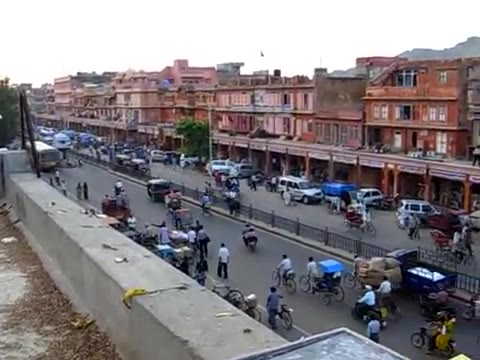
#> input picture cs445/hw5-video/images/input/frames/f0056.jpg, 480 x 360 px; its folder holds only this picture in this run
$ jupyter execute --allow-errors Project_5.ipynb   (shell and % lines are left out)
#> lines starting #> are read from the running program, lines starting #| are printed output that depends on the picture
# Programming Project #5: Video Stitching and Processing

## CS445: Computational Photography - Spring 2020

### Part I: Stitch two key frames

#### This involves:
1. compute homography H between two frames;
2. project each frame onto the same surface;
3. blend the surfaces.

Check that your homography is correct by plotting four points that form a square in frame 270 and their projections in each image, like this:
<p>


</p>

[cell 1]
import cv2
import numpy as np
from numpy.linalg import svd, inv
import utils
from matplotlib import pyplot as plt

[cell 2]
# images location
im1 = './images/input/frames/f0270.jpg'
im2 = './images/input/frames/f0450.jpg'

# Load an color image in grayscale
im1 = cv2.imread(im1)
im2 = cv2.imread(im2)

#> (the rest of this cell did not finish here and is left out)

[cell 3]
def auto_homography(Ia,Ib, homography_func=None,normalization_func=None):
    '''
    Computes a homography that maps points from Ia to Ib

    Input: Ia and Ib are images
    Output: H is the homography

    '''
    if Ia.dtype == 'float32' and Ib.dtype == 'float32':
        Ia = (Ia*255).astype(np.uint8)
        Ib = (Ib*255).astype(np.uint8)

    Ia_gray = cv2.cvtColor(Ia,cv2.COLOR_BGR2GRAY)
    Ib_gray = cv2.cvtColor(Ib,cv2.COLOR_BGR2GRAY)

    # Initiate SIFT detector
    sift = cv2.xfeatures2d.SIFT_create()

    # find the keypoints and descriptors with SIFT
    kp_a, des_a = sift.detectAndCompute(Ia_gray,None)
    kp_b, des_b = sift.detectAndCompute(Ib_gray,None)

    # BFMatcher with default params
    bf = cv2.BFMatcher()
    matches = bf.knnMatch(des_a,des_b, k=2)

    # Apply ratio test
    good = []
    for m,n in matches:
        if m.distance < 0.75*n.distance:
            good.append(m)

    numMatches = int(len(good))

    matches = good

    # Xa and Xb are 3xN matrices that contain homogeneous coordinates for the N
    # matching points for each image
    Xa = np.ones((3,numMatches))
    Xb = np.ones((3,numMatches))

    for idx, match_i in enumerate(matches):
        Xa[:,idx][0:2] = kp_a[match_i.queryIdx].pt
        Xb[:,idx][0:2] = kp_b[match_i.trainIdx].pt

    ## RANSAC
    niter = 1000
    best_score = 0

    for t in range(niter):
        # estimate homography
        subset = np.random.choice(numMatches, 4, replace=False)
        pts1 = Xa[:,subset]
        pts2 = Xb[:,subset]

        H_t = homography_func(pts1, pts2, normalization_func) # edit helper code below (computeHomography)

        # score homography
        Xb_ = np.dot(H_t, Xa) # project points from first image to second using H
        du = Xb_[0,:]/Xb_[2,:] - Xb[0,:]/Xb[2,:]
        dv = Xb_[1,:]/Xb_[2,:] - Xb[1,:]/Xb[2,:]

        ok_t = np.sqrt(du**2 + dv**2) < 1  # you may need to play with this threshold
        score_t = sum(ok_t)

        if score_t > best_score:
            best_score = score_t
            H = H_t
            in_idx = ok_t

    print('best score: {:02f}'.format(best_score))

    # Optionally, you may want to re-estimate H based on inliers

    return H

[cell 4]
def computeHomography(pts1, pts2,normalization_func=None):
    '''
    Compute homography that maps from pts1 to pts2 using SVD

    Input: pts1 and pts2 are 3xN matrices for N points in homogeneous
    coordinates.

    Output: H is a 3x3 matrix, such that pts2~=H*pts1
    '''
    #raise Exception("TODO in computeHomography() not implemented")
    N = pts1.shape[1]
    A = np.zeros((2*N, 9))

    for i in range(N):
        x = pts1[:, i]
        y = pts2[:, i]
        u = x[0]
        v = x[1]
        u2 = y[0]
        v2 = y[1]
        A[2*i,:] = np.array([-u, -v, -1, 0, 0, 0, u*u2, v*u2, u2])
        A[2*i+1, :] = np.array([0, 0, 0, -u, -v, -1, u*v2, v*v2, v2])

    a,b,vh = np.linalg.svd(A)
    h = vh[vh.shape[0]-1,:]
    h = np.reshape(h, (3,3))
    return h

#> (a cell that did not finish here is left out)

[cell 6]
# Checking
plotA = np.array([270, 450, 450, 270, 270])
plotB = np.array([50, 50, 270, 270, 50])
ones = np.ones(5)
plotC = np.array([plotA, plotB, ones])
#> (the rest of this cell did not finish here and is left out)

[cell 7]
# # Example usage of cv2.warpPerspective
# projectedWidth = 1600
# projectedHeight = 500

projectedWidth = 750
projectedHeight = 500

#> (the rest of this cell did not finish here and is left out)

### Part II: Panorama using five key frames

In this part you will produce a panorama using five key frames. Let's determine frames [90, 270, 450, 630, 810] as key frames. The goal is to map all the five frames onto the plane corresponding to frame 450 (that we also call the _reference frame_). For the frames 270 and 630 you can follow the instructions in part 1.

Mapping frame 90 to frame 450 is difficult because they share very little area. Therefore you need to perform a two stage mapping by using frame 270 as a guide. Compute one projection from 90 to 270 and one from 270 to 450 and multiply the two matrices. This produces a projection from 90 to 450 even though these frames have very little area in common

[cell 8]
import cv2
import numpy as np

[cell 9]
master_frames =[90, 270, 450, 630, 810]
reference_frame = 450
reference_idx = master_frames.index(reference_frame)

im1 = cv2.imread('./images/input/frames/f0090.jpg')
im2 = cv2.imread('./images/input/frames/f0270.jpg')
im3 = cv2.imread('./images/input/frames/f0450.jpg')
im4 = cv2.imread('./images/input/frames/f0630.jpg')
im5 = cv2.imread('./images/input/frames/f0810.jpg')

#> (the rest of this cell did not finish here and is left out)

[cell 10]
# [9 lines of commented-out code are left out]

fig, axes = plt.subplots(1, 1)
fig.set_size_inches(15, 7)

projectedWidth = 1750
projectedHeight = 850

#> (the rest of this cell did not finish here and is left out)

### Part 3: Map the video to the reference plane

[cell 11]
import os
import cv2
import numpy as np
import matplotlib.pyplot as plt
from math import floor

import utils

[cell 12]
dir_frames = 'images/input/frames'
filenames = []
filesinfo = os.scandir(dir_frames)

[cell 13]
filenames = [f.path for f in filesinfo if f.name.endswith(".jpg")]
filenames.sort(key=lambda f: int(''.join(filter(str.isdigit, f))))

[cell 14]
frameCount = len(filenames)
frameHeight, frameWidth, frameChannels = cv2.imread(filenames[0]).shape
#> frameHeight = 360; frameWidth = 480; frameChannels = 3
frames = np.zeros((frameCount, frameHeight, frameWidth, frameChannels),dtype=np.float32)

[cell 15]
for idx, file_i in enumerate(filenames):
    frames[idx] = cv2.cvtColor(cv2.imread(file_i), cv2.COLOR_BGR2RGB) / 255.0
print("Number of Pictures to Generate", len(frames)) #User line check
#| Number of Pictures to Generate 1
#> further down, img is the input picture: shape (360, 480, 3); mean B, G, R 130.8, 126.8, 132.2

[cell 16]
# [25 lines of commented-out code are left out]

os.mkdir("aligned_frames")

pastHomographies = np.zeros((len(filenames),len(filenames), 3, 3),dtype=np.float32)

# Run through each file
#> (the rest of this cell did not finish here and is left out)

#> in auto_homography (call 3), `Ia_gray = cv2.cvtColor(Ia,cv2.COLOR_BGR2GRAY)`:
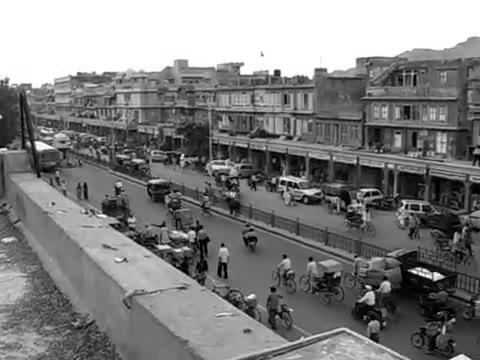
#> Ia_gray: shape (360, 480); min 0, max 255, mean 128.9
        H = np.dot(H,H_13)
        pastHomographies[idx] = H
        warped_1 = cv2.warpPerspective(img, np.dot(H_t,H), (projectedWidth, projectedHeight))
        cv2.imwrite("aligned_frames/a{:04d}.jpg".format(idx), warped_1)
    elif (idx < 270) and (idx >= 90):
        H = auto_homography(img,im2, computeHomography)
        H = np.dot(H,H_23)
        pastHomographies[idx] = H
        warped_2 = cv2.warpPerspective(img, np.dot(H_t,H), (projectedWidth, projectedHeight))
        cv2.imwrite("aligned_frames/a{:04d}.jpg".format(idx), warped_2)
    elif (idx >= 270) and (idx <= 630):
        H = auto_homography(img,im3, computeHomography)
        pastHomographies[idx] = H
        warped_3 = cv2.warpPerspective(img, np.dot(H_t,H), (projectedWidth, projectedHeight))
        cv2.imwrite("aligned_frames/a{:04d}.jpg".format(idx), warped_3)
    elif (idx > 630) and (idx <= 810):
        H = auto_homography(img,im4, computeHomography)
        H = np.dot(H,H_34)
        pastHomographies[idx] = H
        warped_4 = cv2.warpPerspective(img, np.dot(H_t,H), (projectedWidth, projectedHeight))
        cv2.imwrite("aligned_frames/a{:04d}.jpg".format(idx), warped_4)
    elif idx > 810:
        H = auto_homography(img,im5, computeHomography)
        H = np.dot(H,H_45)
        pastHomographies[idx] = H
        warped_5 = cv2.warpPerspective(img, np.dot(H_t,H), (projectedWidth, projectedHeight))
        cv2.imwrite("aligned_frames/a{:04d}.jpg".format(idx), warped_5)

#> (a cell that did not finish here is left out)

### Part 4: Create background panorama

In this part you will remove moving objects from the video and create a background panorama that should incorporate pixels from all the frames.

In the video you produced in __part 3__ each pixel appears in several frames. You need to estimate which of the many colors correspond to the background. We take advantage of the fact that the background color is fixed while the foreground color changes frequently (because foreground moves).

For each pixel in the sequence of __part 3__, determine all valid colors (colors that come from all frames that overlap that pixel). You can experiment with different methods for determining the background color of each pixel, as discussed in class. Perform the same procedure for all pixels and generate output. The output should be a completed panorama showing only pixels of background or non-moving objects.

[cell 18]
import os
import cv2
import numpy as np
import matplotlib.pyplot as plt

[cell 19]
#Variables Copied from Above. "Reset" frames variable to use panoramaFrames
dir_frames = 'aligned_frames'
filenames = []
filesinfo = os.scandir(dir_frames)

filenames = [f.path for f in filesinfo if f.name.endswith(".jpg")]
filenames.sort(key=lambda f: int(''.join(filter(str.isdigit, f))))

frameCount = len(filenames)
# frameHeight, frameWidth, frameChannels = cv2.imread(filenames[0]).shape
panoramaFrames = np.zeros((frameCount, projectedHeight, projectedWidth, frameChannels),dtype=np.float32)
#> panoramaFrames = empty array
print("Scanning")
for idx, file_i in enumerate(filenames):
    panoramaFrames[idx] = cv2.imread(file_i) / 255.0

backgroundPanorama = np.zeros((projectedHeight, projectedWidth, 3))
print("Starting")
for a in range(projectedHeight):
    for b in range(projectedWidth):
        for c in range(3):
            pixel = np.nonzero(panoramaFrames[:, a, b, c])
            # Calculate Median and populate for output
            if len(pixel) > 0:
                backgroundPanorama[a][b][c] = np.median(panoramaFrames[pixel, a, b, c])

print("Done")
